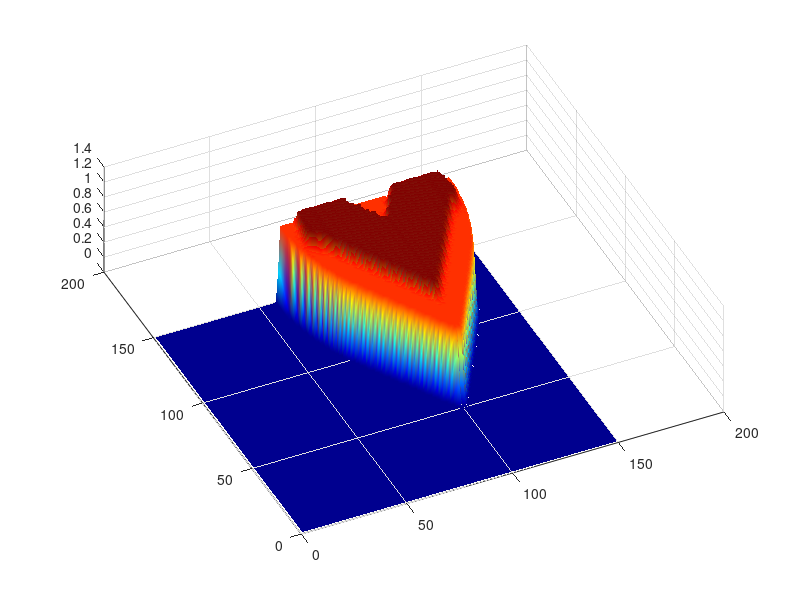

MATLAB code for this plot:
%%%%%%%%%%%%%%%%%%%%%%%%%%%%%%%%%%%%%%%%%%%%%%%%%%%%%%%%%%%%%%%%%%%
% We attempt to simulate u_t = u_xx + e^2*u_yy + f(u) using finite
% difference approximations.
%
% Solve: u_t = u_{xx} + epsilon^2*u_{yy} + u(1-u)
% Approximation:
% u(t_i + t_delta, x) = u(t_i, x) + t_delta / h^2 [ \sum u(t_i, x + h_e) - 2nu(t_i, x) ]
%                       + t_delta * u(1-u)
%
%%%%%%%%%%%%%%%%%%%%%%%%%%%%%%%%%%%%%%%%%%%%%%%%%%%%%%%%%%%%%%%%%%%

clc; close all; clear;

% -----------------------------------------------------------------

COMPACT_SUPPORT = 0;
WEDGE           = 1;

INITIAL_DATA_TYPE = WEDGE;        % set to the type of initial condition
                                            % we want to simulate

%%%%%%%%%%%%%%%%%%%%%%%%%%%%%%%%%%%%%%%%%%%%%%%%%%%%%%%%%%%%%%%%%%%
% Initialize parameters
%%%%%%%%%%%%%%%%%%%%%%%%%%%%%%%%%%%%%%%%%%%%%%%%%%%%%%%%%%%%%%%%%%%


d = 2;                  % working in R^2
n = 150;                % simulation grid size
h = 1;                  % mesh width

% We want t_delta \approx h^2 where n is the mesh size. This cancels out
% some ugly constant factors in the update equation.
t_delta = h^2;          % time increment
time = 80;              % number of steps to simulate. time * t_delta is the total "unit time"
f = zeros(n / h);       % growth rate
epsilon = 0.1;
gamma = 0.3;            % dampen the gradient


%%%%%%%%%%%%%%%%%%%%%%%%%%%%%%%%%%%%%%%%%%%%%%%%%%%%%%%%%%%%%%%%%%%
% Initial conditions
%%%%%%%%%%%%%%%%%%%%%%%%%%%%%%%%%%%%%%%%%%%%%%%%%%%%%%%%%%%%%%%%%%%

N = n / h;              % mesh size
u = zeros(N);           % the matrix ``u`` will hold our simulated values for the solution
grad = 0 * u;           % we'll store the neighbor_average in this term
                        % TODO(ansh): rename to ``neighbors``
v0 = 9E-1;              % some small nonzero intial value

% Nonzero on a compact set

% Nonzero on a centered square.
if INITIAL_DATA_TYPE == COMPACT_SUPPORT
  u(N/2, N/2) = v0; u(N/2 + 1, N/2) = v0; u(N/2, N/2 + 1) = v0; u(N/2 - 1, N/2 + 1) = v0;
end

if INITIAL_DATA_TYPE == WEDGE
  p = [100 100];                % specify the base point of our wedge
  v = [1 0];                    % specify the vector which determines wedge direction
  tolerance = cos(pi / 6);      % sepcify the degree around the vector which we want nonzero
  for i = -N:1:N
    for j = -N:1:N
      cos_ = ([i j] * v') / (norm([i j]) * norm(v));
      if tolerance < cos_ && cos_ < 1                   % make sure our [i j] are within the wedge
        i_p = i + p(1);
        j_p = j + p(2);
        if 1 <= i_p && i_p <= N && 1 <= j_p && j_p <= N
          u(i + p(1),j + p(2)) = v0;
        end
      end
    end
  end
end

%%%%%%%%%%%%%%%%%%%%%%%%%%%%%%%%%%%%%%%%%%%%%%%%%%%%%%%%%%%%%%%%%%%
% Run simulation
%%%%%%%%%%%%%%%%%%%%%%%%%%%%%%%%%%%%%%%%%%%%%%%%%%%%%%%%%%%%%%%%%%%

% Indices using which we can represent the "inner" terms of the matrix
I = 2:N-1; J = 2:N-1;

for step=1:time
  grad(I, J) = epsilon^2*u(I, J - 1) + epsilon^2*u(I, J + 1) + u(I - 1, J) + u(I + 1, J);
  u(I, J) = u(I, J) + gamma * (t_delta / h^2) * (grad(I, J) - 2*(epsilon^2 + 1)*u(I, J)) + t_delta*(u(I,J) .* (1 - u(I,J)));
  u(1, :) = u(2, :); u(N, :) = u(N-1, :); u(:, 1) = u(:, 2); u(:, N) = u(:, N-1);

  pcolor(u); shading interp;
  colorbar; colormap hsv;
  drawnow;
end

surf(u);
shading interp; colormap jet;
view([-25 70]);
